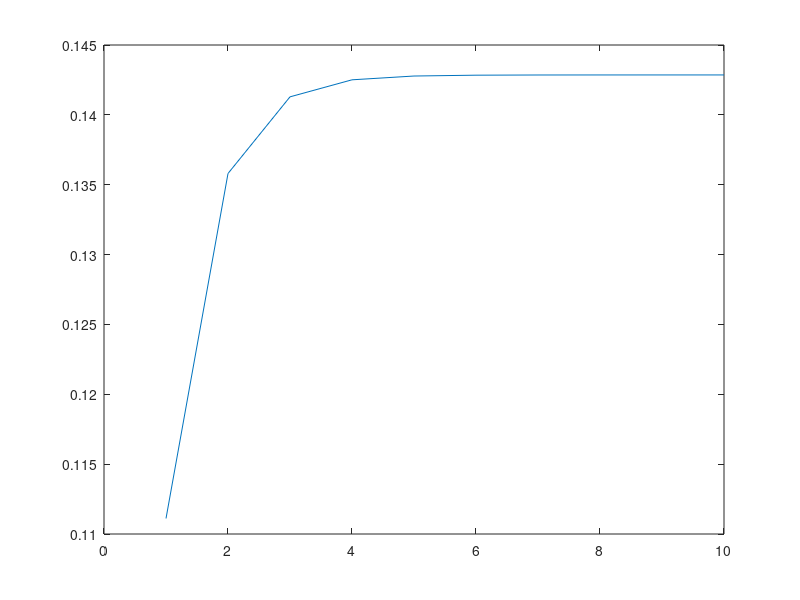

This figure's MATLAB source:
clear;
clc;
close all;

p = [1 0 0 0 0;
    1/3 0 2/3 0 0;
    0 1/3 0 2/3 0;
    0 0 1/3 0 2/3;
    0 0 0 0 1];

P = p^5;

y = [];
for i = 1:10
    x = 1/3*1/3*(2/9)^(i-1)
    y = [y,x];
    z(i) = sum(y);
end

plot(1:10,z);
